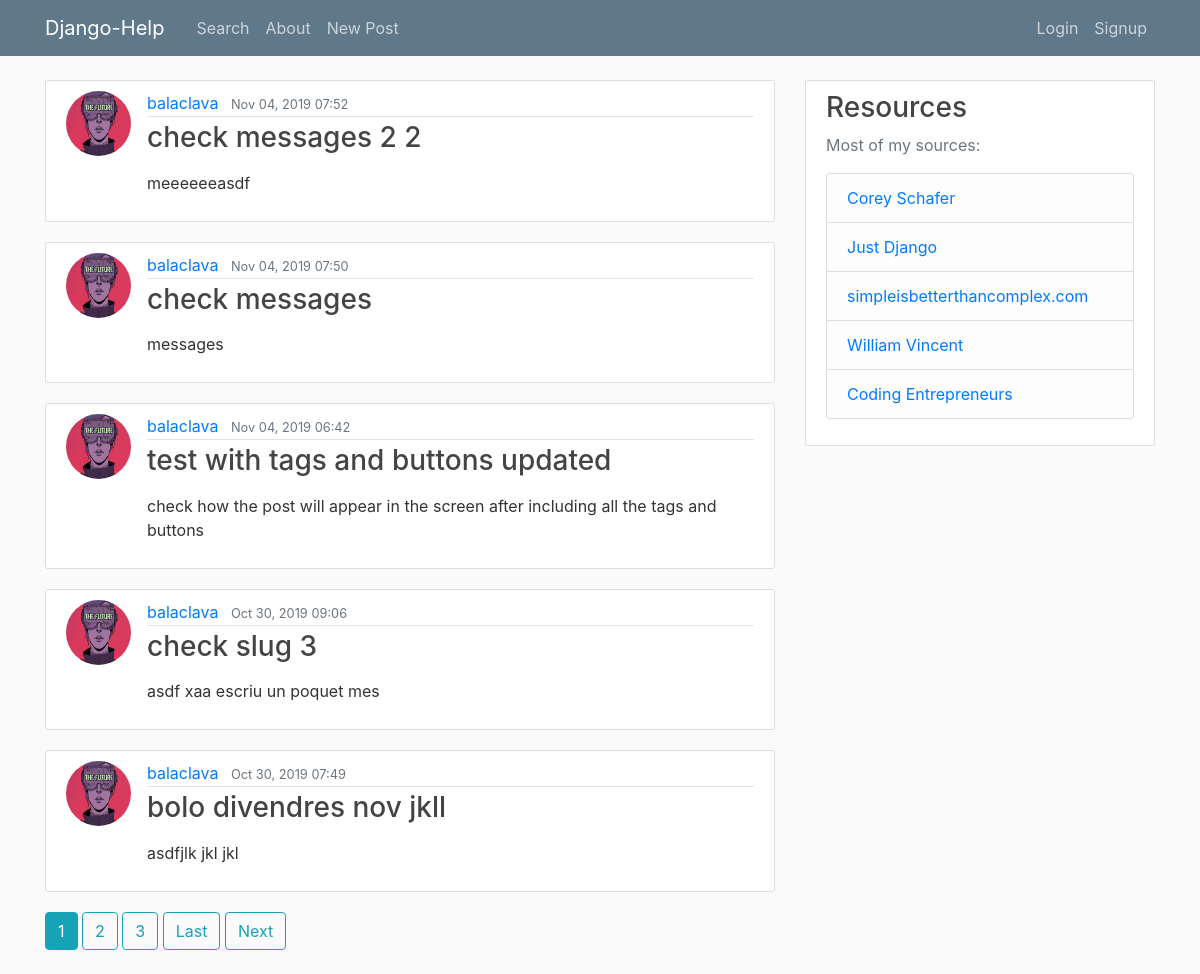
Screenshot of /posts/balaclava/ with the database file from the repository.
### blog/models.py (models this page shows, shortened)
class Post(models.Model):
    title = models.CharField(max_length=150)
    content = models.TextField()
    date = models.DateTimeField(auto_now_add=True)
    author = models.ForeignKey(
        CustomUser,
        on_delete=models.CASCADE
    )
    slug = models.SlugField(unique=True)
    tags = TaggableManager(blank=True)
    comments = GenericRelation(Comment)

### users/models.py (models this page shows, shortened)
class CustomUser(AbstractUser):
    email = models.EmailField(unique=True)

class Profile(models.Model):
    user = models.OneToOneField(CustomUser, on_delete=models.CASCADE)
    image = models.ImageField(
        default='new_default.jpg', upload_to='profile_pics')

### blog/views.py (the view)
class UserPostListView(ListView):
    model = Post
    template_name = 'blog/user_post_list.html'
    context_object_name = 'posts'
    paginate_by = 5
    def get_queryset(self):
        user = get_object_or_404(
            CustomUser, username=self.kwargs.get('username'))
        return Post.objects.filter(author=user).order_by('-date')

### blog/templates/blog/user_post_list.html (shortened to what this page needs)
{% extends 'blog/base.html' %}
{% block content %}
{% for post in posts %}
<article class="media content-section">
    <img class="rounded-circle article-img" src="{{ post.author.profile.image.url }}">
    <div class="media-body">
        <div class="article-metadata">
            <a class="mr-2" href="{% url 'user_posts' post.author %}">{{ post.author }}</a>
            <small class="text-muted">{{ post.date|date:'M d, Y H:i' }}</small>
        </div>
        <h3><a class="article-title" href="{% url 'post_detail' post.slug %}">{{ post.title }}</a></h3>
        <p class="article-content">{{ post.content|linebreaks }}</p>
    </div>
</article>
{% endfor %}
{% if is_paginated %}
{% for num in page_obj.paginator.page_range %}
{% if num == page_obj.number %}
<a class='btn btn-info mb-4' href="?page={{ num }}">{{ num }}</a>
{% elif num > page_obj.number|add:'-3' and num < page_obj.number|add:'3' %}
<a class='btn btn-outline-info mb-4' href="?page={{ num }}">{{ num }}</a>
{% endif %}
{% endfor %}
{% if page_obj.has_next %}
<a class='btn btn-outline-info mb-4' href="?page={{ page_obj.paginator.num_pages }}">Last</a>
{% if page_obj.next_page_number != page_obj.paginator.num_pages %}
<a class='btn btn-outline-info mb-4' href="?page={{ page_obj.next_page_number }}">Next</a>
{% endif %}
{% endif %}
{% endif %}
{% endblock content %}

### blog/static/blog/main.css (style rules this page uses)
body { background: #fafafa; color: #333333; margin-top: 5rem; }
h1, h2, h3, h4, h5, h6 { color: #444444; }
.content-section { background: #ffffff; padding: 10px 20px; border: 1px solid #dddddd; border-radius: 3px; margin-bottom: 20px; }
.article-title { color: #444444; }
.article-content { white-space: pre-line; }
.article-img { height: 65px; width: 65px; margin-right: 16px; }
.article-metadata { padding-bottom: 1px; margin-bottom: 4px; border-bottom: 1px solid #e3e3e3 }

### rows the page displays
Post: author.profile.image (placeholder picture), author "balaclava", date "Nov 04, 2019 07:52", title "check messages 2 2", content "meeeeeeasdf"
Post: author.profile.image (placeholder picture), author "balaclava", date "Nov 04, 2019 07:50", title "check messages", content "messages"
Post: author.profile.image (placeholder picture), author "balaclava", date "Nov 04, 2019 06:42", title "test with tags and buttons updated", content "check how the post will appear in the screen after including all the tags and buttons"
Post: author.profile.image (placeholder picture), author "balaclava", date "Oct 30, 2019 09:06", title "check slug 3", content "asdf xaa escriu un poquet mes"
Post: author.profile.image (placeholder picture), author "balaclava", date "Oct 30, 2019 07:49", title "bolo divendres nov jkll", content "asdfjlk jkl jkl"

### other values shown
{{ num }} "1"
{{ num }} "2" "3"
